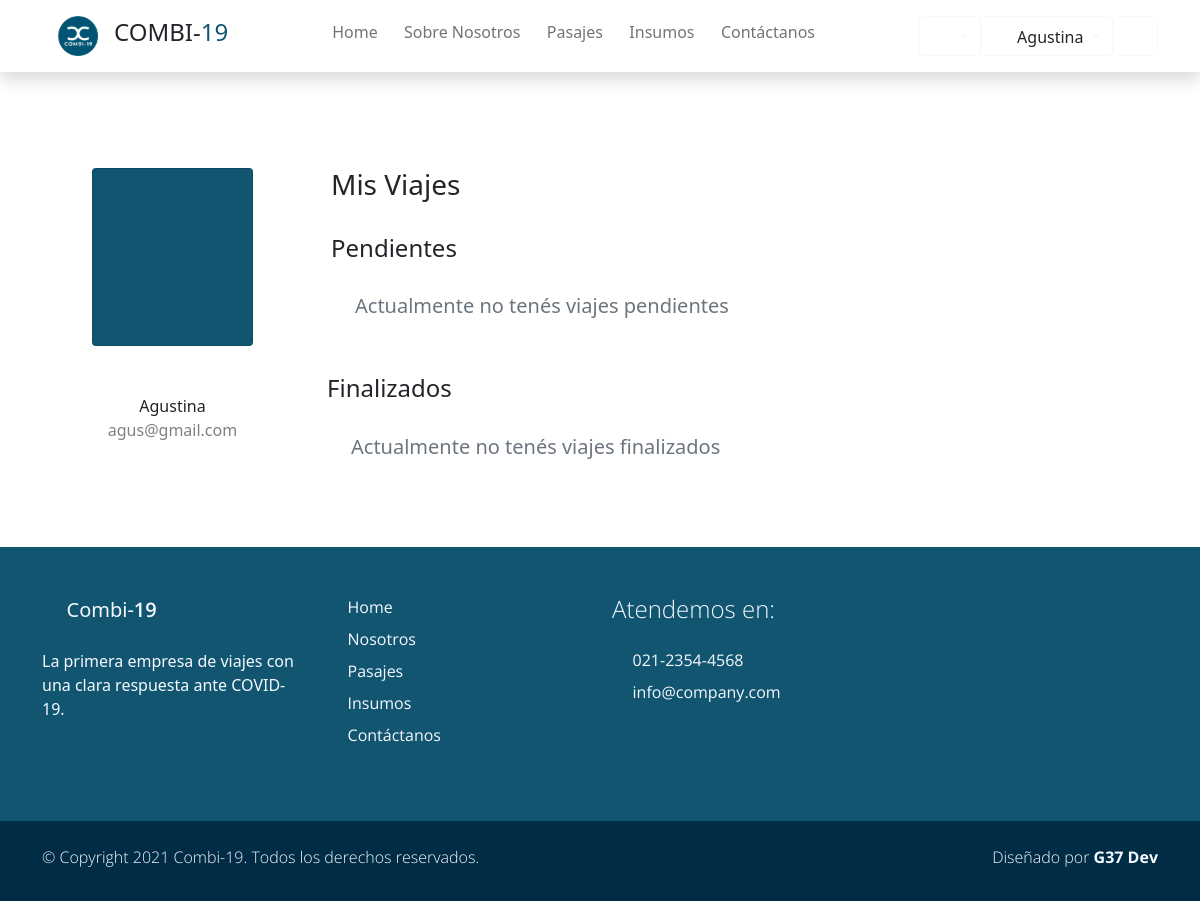
The page /viajes/ (signed in) on the database as committed earlier.
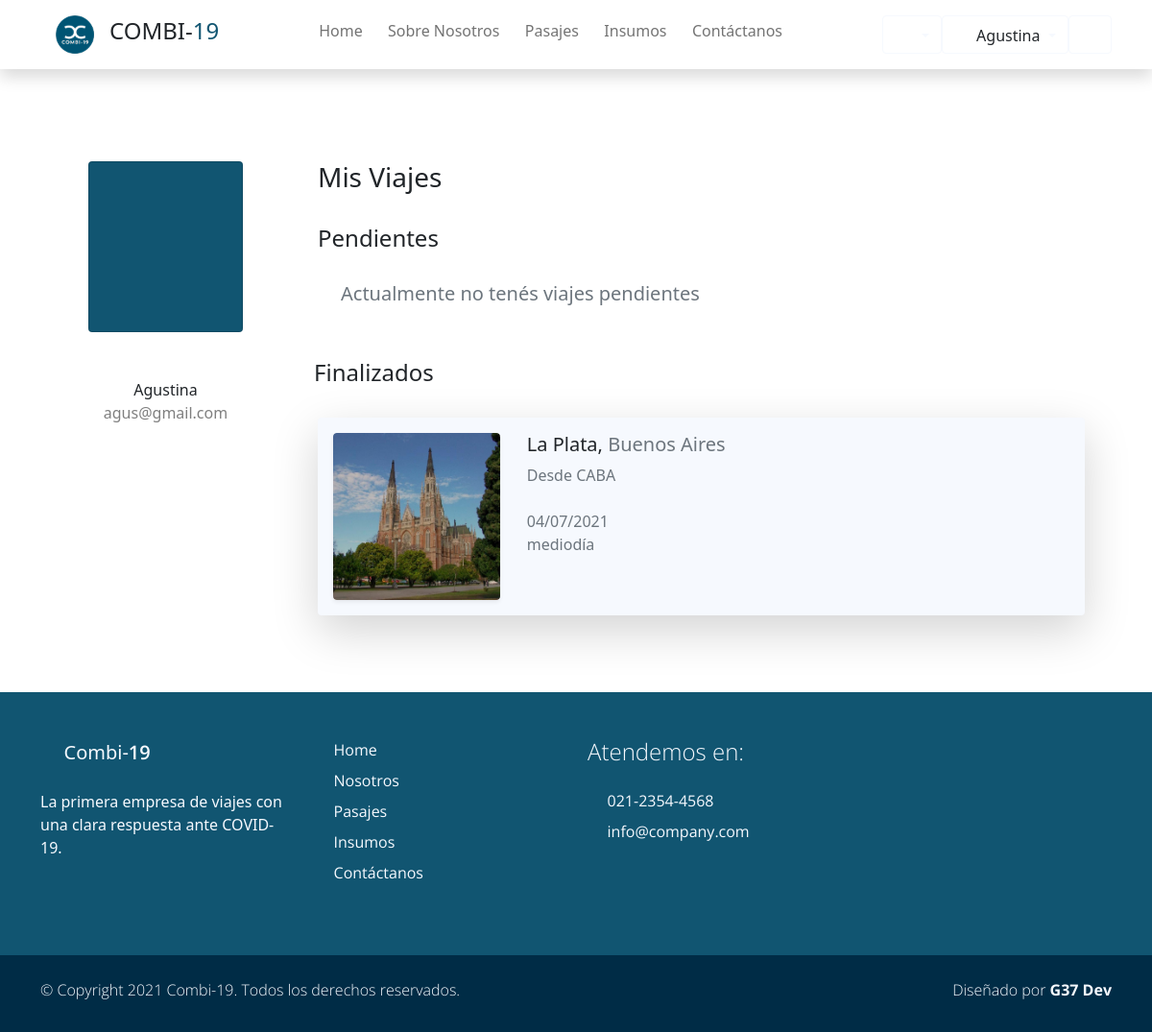
The same page on the database as committed later.
### Combi19App/models.py (models this page shows, shortened)
class Viaje(models.Model):
    fecha         =   models.DateTimeField(blank=True, null=True)
    ruta          =   models.ForeignKey(Ruta, default=None, blank=True, null=True, on_delete=models.CASCADE)
    combi         =   models.ForeignKey(Vehiculo, blank=True, null=True, on_delete=models.CASCADE)
    estado        =   models.BooleanField(default=False)
    precio        =   models.DecimalField(default=None, blank=True, null=True, max_digits=10, decimal_places=2)
    insumo        =   models.ManyToManyField(Insumo,default=None, blank=True,)
    pasajeros     =   models.ManyToManyField(Account, default=None, blank=True)
    asientos_ocupados = models.IntegerField(default=0, null=True, blank=True)
    class Meta:
        unique_together = ('fecha', 'combi')

class Ruta(models.Model):
    origen        = models.ForeignKey(Lugar, default=None, on_delete=models.CASCADE, related_name='origen')
    destino       = models.ForeignKey(Lugar, default=None, on_delete=models.CASCADE, related_name='destino')
    nombre        = models.CharField(max_length=30, blank=True, null=True, verbose_name='Nombre de ruta')
    km            = models.IntegerField(validators=[MinValueValidator(0)])
    class Meta:
        unique_together = ('origen', 'destino')

class Lugar(models.Model):
    nombre        = models.CharField(max_length=40, blank=True, null=True, unique=True, verbose_name='Lugar')
    provincia     = models.CharField(max_length=20, blank=True, null=True)
    codigo_postal = models.IntegerField(blank=True, null=True, unique=True, validators=[MinValueValidator(1000)])
    imagen        = models.ImageField(upload_to="ciudades", blank=True, null=True)
    class Meta:
        verbose_name_plural = "Lugares"
    def __str__(self):
        return f'{self.nombre}'

### users/views.py (the view)
def misviajes_view(request):
    viajes_pendientes = Viaje.objects.filter(pasajeros=request.user).filter(estado=False)
    viajes_finalizados = Viaje.objects.filter(pasajeros=request.user).filter(estado=True)
    context = {"finalizados": viajes_finalizados, "pendientes":viajes_pendientes}
    return render(request, "users/misviajes.html", context)

### carro/context_processor.py (called while the page is built)
def importe_total(request):
    total=0
    if request.user.is_authenticated:
        if 'carro' in request.session:
            for key,value in request.session['carro'].items():
                total = total +(float(value['precio']))#*value['cantidad'])
    return {'importe_total':total}

### users/models.py (called while the page is built)
    @property
    def is_superuser(self):
        return self.is_admin

    @property
    def is_admin(self):
        return self.is_staff

    @property
    def es_chofer(self):
        try:
            chofer = self.chofer
            print(chofer)
            return True
        except Chofer.DoesNotExist:
            return False

### users/templates/users/misviajes.html (shortened to what the changed rows need)
{% extends 'Combi19App/base.html' %}
{% load static %}
{% block content %}
<div class="container rounded bg-white mt-5 mb-5">
    <div class="row">
        <div class="col-md-9  col-sm-12 border-right">
            <div class= "row">
                    <div class="row justify-content-between">
                        <div class="d-flex justify-content-between align-items-center mb-3">
                            {% if finalizados %}
                                {% for v in finalizados %}
                                <div class="row ">
                                    <div class="col-xl-12 col-md-12 col-sm-12">
                                        <div  class="card mx-1 bg-light border-0 shadow-lg overflow-hidden">
                                            <div class="card-body ">
                                                <div class="row">
                                                    <div class="col-3">
                                                        <div href="#" class="card border-0 text-white shadow-sm overflow-hidden mx-2 m-sm-0">
                                                            <img class="card-img" src="{{v.ruta.destino.imagen.url}}" alt="">
                                                        </div>
                                                    </div>
                                                    <div class=" col-6 px-3">
                                                        <h5 class="h5 ">{{v.ruta.destino}}, <span class="text-muted">{{v.ruta.destino.provincia}}</span></h2>
                                                        <p class="m-0 p-0 text-muted">Desde {{v.ruta.origen}} <i class='p-0 bx bx-map'></i></p>
                                                        <br>
                                                        <p class="m-0 p-0 text-muted">{{v.fecha|date:"d/m/Y"  }} </p>
                                                        <p class="m-0 p-0 text-muted">{{v.fecha | time}} </p>
                                                    </div>
                                                    <div class="col-3 ">
                                                    </div>
                                                </div>
                                            </div>
                                        </div>
                                    </div>
                                </div>
                                {% endfor %}
                            {% else %}
                                <h5 class="h5 text-muted mx-4 col-12">Actualmente no tenés viajes finalizados</h5>
                            {% endif %}
                        </div>
                    </div>
                </div>
            </div>
        </div>
    </div>
</div>
{% endblock %}

Rows that differ between the two databases and show on the page:
now on this page (row edited): Viaje: ruta.destino.imagen (picture), ruta.destino "La Plata", ruta.destino.provincia "Buenos Aires", ruta.origen "CABA", fecha "04/07/2021", fecha "mediodía"
Other text that changed with them:
text no longer shown: "Actualmente no tenés viajes finalizados"
